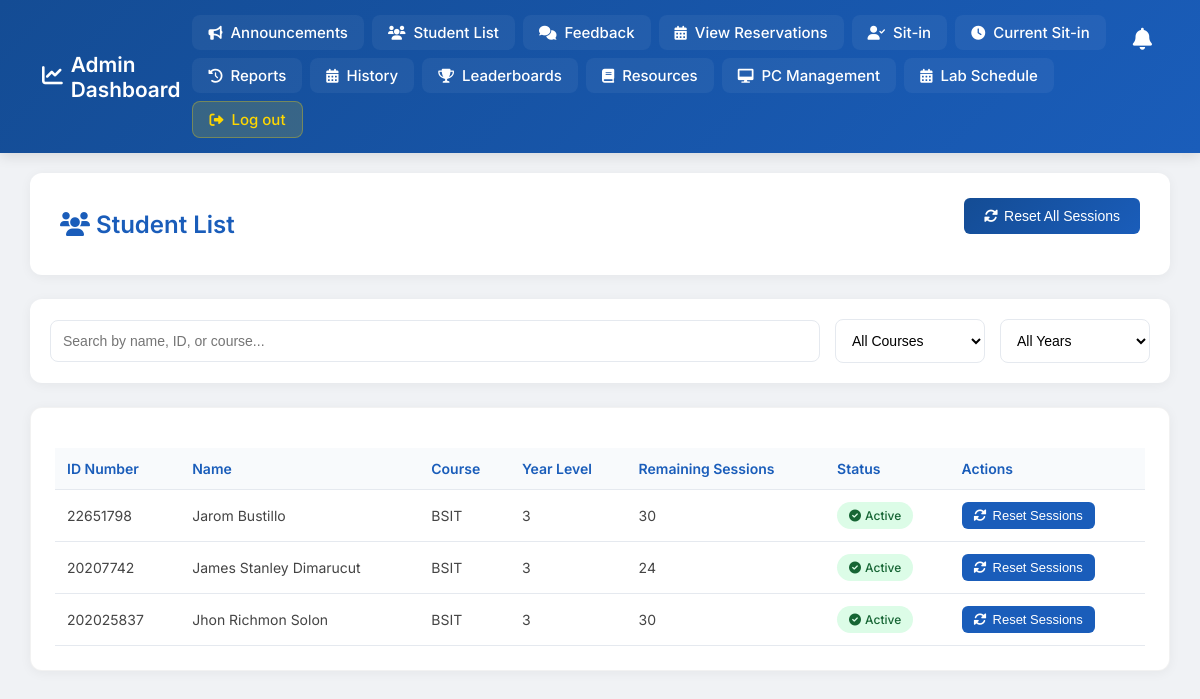
/student_list.php (signed in), run on the app's committed database.
### tables this page shows
CREATE TABLE `register` (
  `IDNO` int(20) NOT NULL,
  `LASTNAME` varchar(255) NOT NULL,
  `FIRSTNAME` varchar(255) NOT NULL,
  `MIDNAME` varchar(255) NOT NULL,
  `COURSE` varchar(255) NOT NULL,
  `YEARLEVEL` int(11) NOT NULL,
  `USERNAME` varchar(255) NOT NULL,
  `PASSWORD` varchar(255) NOT NULL,
  `PROFILE_IMG` varchar(255) DEFAULT NULL,
  `remaining_sessions` int(11) DEFAULT 30,
  `points` int(11) DEFAULT 0
);

### student_list.php (the view, shortened to what this page needs)
<?php
include("db.php");
?>
<!DOCTYPE html>
<html lang="en">
<head>
    <link rel="stylesheet" href="https://cdnjs.cloudflare.com/ajax/libs/font-awesome/6.0.0/css/all.min.css">
</head>
<body>
    <div class="navbar">
        <a href="admin_dashboard.php" class="navbar-brand">
            <i class="fas fa-chart-line"></i>
            Admin Dashboard
        </a>
        <div class="notification-bell" onclick="toggleAdminNotifDropdown()">
            <i class="fas fa-bell"></i>
        </div>
        <div class="nav-menu">
            <a href="announcement.php" class="nav-link"><i class="fas fa-bullhorn"></i> Announcements</a>
            <a href="student_list.php" class="nav-link"><i class="fas fa-users"></i> Student List</a>
            <a href="view_feedback.php" class="nav-link"><i class="fas fa-comments"></i> Feedback</a>
            <a href="view_reservations.php" class="nav-link"><i class="fas fa-calendar-alt"></i> View Reservations</a>
            <a href="students.php" class="nav-link"><i class="fas fa-user-check"></i> Sit-in</a>
            <a href="sitin_view.php" class="nav-link"><i class="fas fa-clock"></i> Current Sit-in</a>
            <a href="session_history.php" class="nav-link"><i class="fas fa-history"></i> Reports</a>
            <a href="sitin_history.php" class="nav-link"><i class="fas fa-calendar-alt"></i> History</a>
            <a href="leaderboards.php" class="nav-link"><i class="fas fa-trophy"></i> Leaderboards</a>
            <a href="resources.php" class="nav-link"><i class="fas fa-book"></i> Resources</a>
            <a href="PC_management.php" class="nav-link"><i class="fas fa-desktop"></i> PC Management</a>
            <a href="lab_schedule.php" class="nav-link"><i class="fas fa-calendar-alt"></i> Lab Schedule</a>
            <a href="login.php" class="nav-link logout"><i class="fas fa-sign-out-alt"></i> Log out</a>
        </div>
    </div>
    <div class="main-container">
        <div class="page-header">
            <h1><i class="fas fa-users"></i> Student List</h1>
            <form method="POST" onsubmit="return confirmResetAll()">
                <button type="submit" name="reset_all_sessions" class="btn-reset btn-reset-all">
                    <i class="fas fa-sync-alt"></i> Reset All Sessions
                </button>
            </form>
        </div>
        <div class="search-container">
            <input type="text" id="searchInput" class="search-box" placeholder="Search by name, ID, or course...">
            <select class="filter-select" id="courseFilter">
                <option value="">All Courses</option>
            </select>
            <select class="filter-select" id="yearFilter">
                <option value="">All Years</option>
            </select>
        </div>
        <div class="card">
            <table>
                <thead>
                    <tr>
                        <th>ID Number</th>
                        <th>Name</th>
                        <th>Course</th>
                        <th>Year Level</th>
                        <th>Remaining Sessions</th>
                        <th>Status</th>
                        <th>Actions</th>
                    </tr>
                </thead>
                <tbody>
                    <?php
                    $students_query = "SELECT IDNO, FIRSTNAME, LASTNAME, COURSE, YEARLEVEL, remaining_sessions FROM register WHERE USERNAME != 'admin' ORDER BY LASTNAME";
                    $students_result = mysqli_query($con, $students_query);
                    while ($student = mysqli_fetch_assoc($students_result)) {
                        echo "<tr>";
                        echo "<td>" . htmlspecialchars($student['IDNO']) . "</td>";
                        echo "<td>" . htmlspecialchars($student['FIRSTNAME'] . ' ' . $student['LASTNAME']) . "</td>";
                        echo "<td>" . htmlspecialchars($student['COURSE']) . "</td>";
                        echo "<td>" . htmlspecialchars($student['YEARLEVEL']) . "</td>";
                        echo "<td>" . htmlspecialchars($student['remaining_sessions']) . "</td>";
                        echo "<td>";
                        if ($student['remaining_sessions'] > 0) {
                            echo "<span class='status-badge status-active'><i class='fas fa-check-circle'></i> Active</span>";
                        } else {
                            echo "<span class='status-badge status-inactive'><i class='fas fa-times-circle'></i> Inactive</span>";
                        }
                        echo "</td>";
                        echo "<td>";
                        echo "<form method='POST' style='display: inline;' onsubmit='return confirmReset(\"" . htmlspecialchars($student['FIRSTNAME'] . ' ' . $student['LASTNAME']) . "\")'>";
                        echo "<button type='submit' name='reset_sessions' class='btn-reset btn-reset-individual'>";
                        echo "<i class='fas fa-sync-alt'></i> Reset Sessions";
                        echo "</button>";
                        echo "</form>";
                        echo "</td>";
                        echo "</tr>";
                    }
                    ?>
                </tbody>
            </table>
        </div>
    </div>

### student_list.php (style rules this page uses)
body { font-family: 'Inter', Arial, sans-serif; margin: 0; padding: 0; background-color: #f0f2f5; }
.navbar { background: linear-gradient(135deg, #144c94 0%, #1a5dba 100%); padding: 15px 30px; display: flex; justify-content: space-between; align-items: center; box-shadow: 0 4px 12px rgba(0,0,0,0.1); position: sticky; top: 0; z-index: 1000; }
.navbar-brand { color: white; text-decoration: none; font-size: 1.3rem; font-weight: 600; display: flex; align-items: center; gap: 8px; padding: 8px 12px; border-radius: 8px; transition: all 0.3s ease; }
.nav-menu { display: flex; align-items: center; gap: 8px; flex-wrap: wrap; }
.nav-link { color: white; text-decoration: none; font-size: 15px; font-weight: 500; transition: all 0.3s ease; padding: 8px 16px; border-radius: 8px; display: flex; align-items: center; gap: 8px; background: rgba(255,255,255,0.05); }
.nav-link i { font-size: 14px; }
.nav-link.logout { background: rgba(255,217,0,0.15); color: #ffd700; border: 1px solid rgba(255,217,0,0.3); }
.main-container { width: 95%; max-width: 1400px; margin: 20px auto; padding: 0; }
.page-header { background: white; padding: 25px 30px; border-radius: 12px; box-shadow: 0 2px 12px rgba(0,0,0,0.05); margin-bottom: 24px; display: flex; align-items: center; justify-content: space-between; }
.page-header h1 { color: #1a5dba; font-size: 24px; margin: 0; font-weight: 600; }
.search-container { background: white; padding: 20px; border-radius: 12px; box-shadow: 0 2px 12px rgba(0,0,0,0.05); margin-bottom: 24px; display: flex; gap: 15px; align-items: center; flex-wrap: wrap; }
.search-box { flex: 1; padding: 12px; border: 1px solid #e5e9ef; border-radius: 8px; font-size: 14px; transition: all 0.3s ease; min-width: 200px; }
.filter-select { padding: 12px; border: 1px solid #e5e9ef; border-radius: 8px; font-size: 14px; min-width: 150px; background: white; }
.card { background: white; padding: 24px; border-radius: 12px; box-shadow: 0 2px 12px rgba(0,0,0,0.05); border: 1px solid rgba(0,0,0,0.05); margin-bottom: 24px; }
table { width: 100%; border-collapse: collapse; margin-top: 1rem; }
th, td { padding: 12px; text-align: left; border-bottom: 1px solid #e5e9ef; }
th { background-color: #f8fafc; color: #1a5dba; font-weight: 600; font-size: 14px; }
td { color: #444; font-size: 14px; }
.status-badge { padding: 6px 12px; border-radius: 999px; font-size: 12px; font-weight: 500; display: inline-flex; align-items: center; gap: 4px; }
.status-active { background-color: #dcfce7; color: #166534; }
.btn-reset { padding: 6px 12px; border-radius: 6px; font-size: 13px; font-weight: 500; cursor: pointer; transition: all 0.3s ease; display: inline-flex; align-items: center; gap: 6px; border: none; }
.btn-reset-individual { background-color: #1a5dba; color: white; }
.btn-reset-all { background: linear-gradient(135deg, #144c94 0%, #1a5dba 100%); color: white; padding: 10px 20px; font-size: 14px; margin-bottom: 16px; }
.notification-bell { position: absolute; top: 18px; right: 40px; display: inline-block; cursor: pointer; font-size: 22px; color: #fff; transition: color 0.2s; padding: 8px; border-radius: 8px; z-index: 1100; }

### data on the page
register: IDNO "22651798", FIRSTNAME+LASTNAME "Jarom Bustillo", COURSE "BSIT", YEARLEVEL "3", remaining_sessions "30", shows "Active"
register: IDNO "20207742", FIRSTNAME+LASTNAME "James Stanley Dimarucut", COURSE "BSIT", YEARLEVEL "3", remaining_sessions "24", shows "Active"
register: IDNO "202025837", FIRSTNAME+LASTNAME "Jhon Richmon Solon", COURSE "BSIT", YEARLEVEL "3", remaining_sessions "30", shows "Active"
